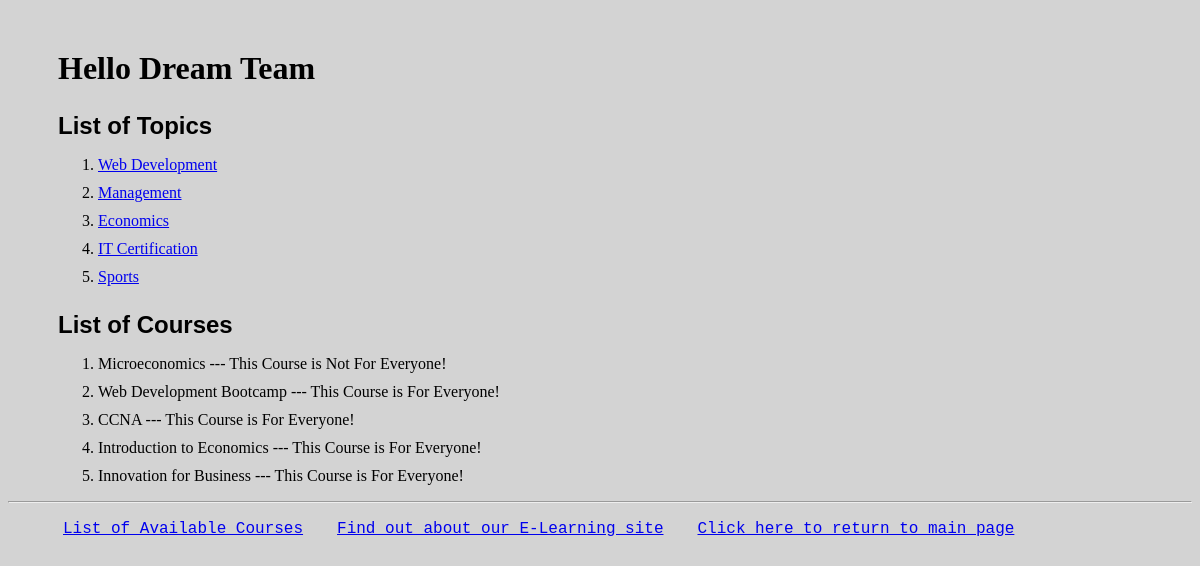
The page /myapp/ on the database its author committed.
### myapp/models.py (models this page shows, shortened)
class Topic(models.Model):
    name = models.CharField(max_length=200)
    category = models.CharField(max_length=200)

class Course(models.Model):
    topic = models.ForeignKey(Topic, related_name='courses', on_delete=models.CASCADE)
    name = models.CharField(max_length=200)
    price = models.DecimalField(max_digits=10, decimal_places=2)
    for_everyone = models.BooleanField(default=True)
    description = models.TextField(max_length=300, null=True, blank=True)
    interested = models.PositiveIntegerField(default=0)
    stages = models.PositiveIntegerField(default=3)

### myapp/views.py (the view)
# urls.py: path(r'', views.index, name='index'),
def index(request):
    top_list = Topic.objects.all().order_by('id')[:10]
    course_list = Course.objects.all().order_by('-price')[:5]
    return render(request, 'myapp/index.html', {'top_list': top_list, 'course_list': course_list})

### myapp/templates/myapp/index.html
{% extends 'myapp/base.html' %}
{% block myhdg %}
    Hello Dream Team
{% endblock %}
{% block body_block %}
{% if top_list %}
    <h2>List of Topics</h2>
    <ol>
        {% for top in top_list %}
        <li><a href="{% url 'myapp:detail' top.id %}"> {{ top.name}} </a></li>
        {% endfor %}
    </ol>
    {% else %}
    <strong>There are no available topics!</strong>
    {% endif %}
    {% if course_list %}
    <h2>List of Courses</h2>
    <ol>
        {% for course in course_list %}
        {% if course.for_everyone == True %}
        <li> {{ course.name }} --- This Course is For Everyone! </li>
        {% else %}
        <li> {{ course.name }} --- This Course is Not For Everyone! </li>
        {% endif%}
        {% endfor %}
    </ol>
    {% else %}
    <strong>There are no available topics!</strong>
    {% endif %}
{% endblock %}

### myapp/static/myapp/style.css (style rules this page uses)
body { background-color: lightgrey; }
h2, h3 { margin: 25px 50px 10px; font-family: Arial, Helvetica, sans-serif; }
li, strong { margin: 10px 50px; }

### rows shown on the page
Topic: name "Web Development"
Topic: name "Management"
Topic: name "Economics"
Topic: name "IT Certification"
Topic: name "Sports"
Course: name "Microeconomics"
Course: name "Web Development Bootcamp"
Course: name "CCNA"
Course: name "Introduction to Economics"
Course: name "Innovation for Business"
